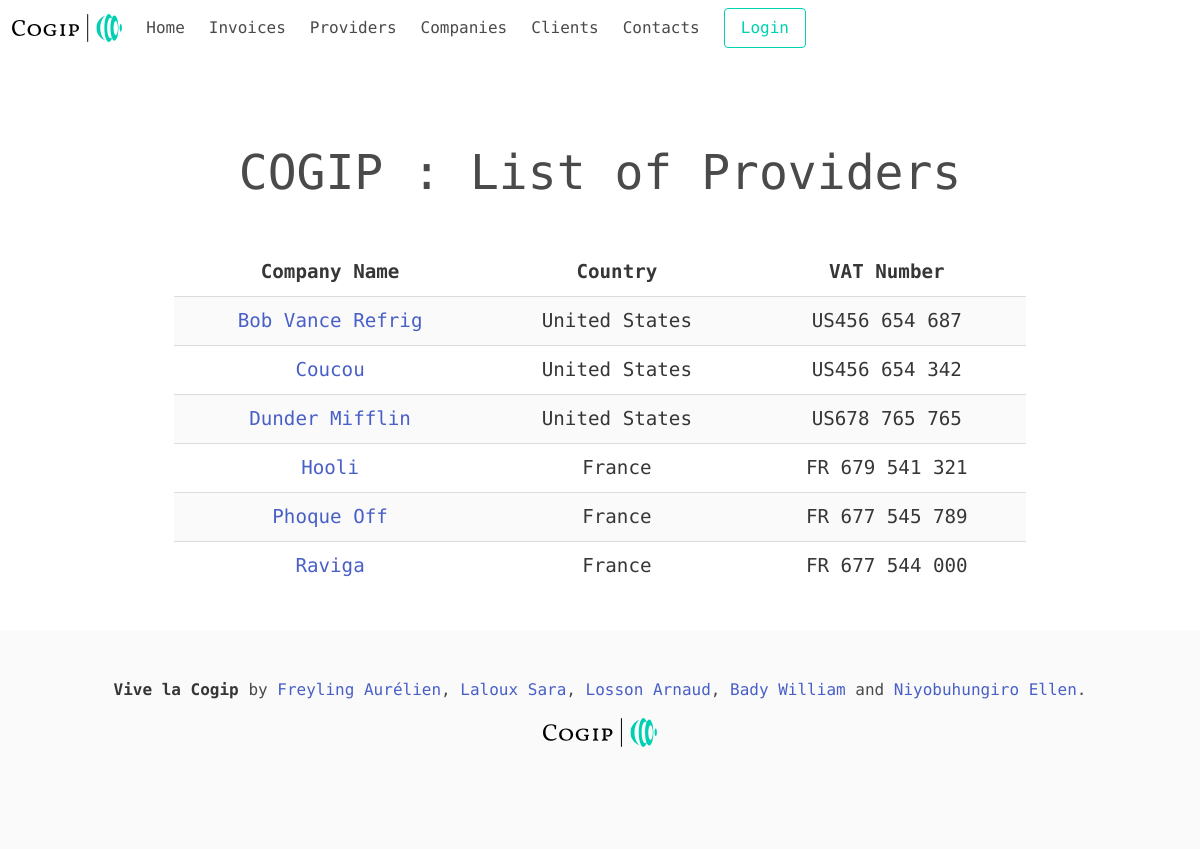
Page /index.php?route=providers on the committed database.
### tables this page shows
CREATE TABLE IF NOT EXISTS `companies` (
  `id` int(11) NOT NULL AUTO_INCREMENT,
  `name` varchar(255) NOT NULL,
  `country` varchar(255) NOT NULL,
  `VAT_number` varchar(255) NOT NULL,
  `type_id` int(11) DEFAULT NULL,
  PRIMARY KEY (`id`),
  KEY `type_id` (`type_id`)
);

### controllers/ProviderController.php (called while the page is built, shortened)
<?php
require 'models/providerModel.php';
class ProviderController
{
    public function displayAllProviders($pdo)
    {
        $providers = new Providers($pdo);
        $list = $providers->getAllProviders();
        require 'views/provider.php';
    }
}

### models/providerModel.php (called while the page is built, shortened)
<?php
   class Providers
   {
       private $connexion;
       public function __construct(\PDO $pdo)
       {
           $this->connexion = $pdo;
       }
       public function getAllProviders()
       {
           return $this->connexion->query("SELECT c.id, c.name, c.country, c.VAT_number, t.type
           FROM companies as c
           LEFT JOIN types as t ON t.id = c.type_id
           WHERE t.type='Provider'
           ORDER BY c.name ASC  ")->fetchAll();
       }
   }

### views/provider.php (the view, shortened to what this page needs)
<?php
require 'views/header.php';
?>
<main class="container is-fluid main-container">
    <section class="level">
        <h1 class="level-item has-text-centered">
            COGIP : List of Providers
        </h1>
    </section>
    <article class="level-item has-text-centered">
        <table class='invoicesTable table is-striped'>
            <tr>
                <th> Company Name</th>
                <th> Country </th>
                <th> VAT Number</th>
            </tr>
            <?php
            foreach ($list as $test) {
                echo "<tr>";
                echo "<td>" . "<a href='index.php?route=singleSupplier&id=" . $test['id'] . "'>" . $test['name'] . "</a>" . "</td>";
                echo "<td>" . $test['country'] . "</td>";
                echo "<td>" . $test['VAT_number'] . "</td>";
                echo "</tr>";
            }
            ?>
        </table>
    </article>
</main>
<?php
require 'views/footer.php'; ?>

### assets/css/style.css (style rules this page uses)
a { font-family: 'M PLUS 1 Code', sans-serif; }
.main-container { height: auto; }
.main-container section h1 { font-family: 'M PLUS 1 Code', sans-serif; margin-top: 10vh; font-size: 3rem; }
.main-container article { -webkit-box-orient: vertical; -webkit-box-direction: normal; -ms-flex-direction: column; flex-direction: column; font-family: 'M PLUS 1 Code', sans-serif; margin-top: 5vh; font-size: 1.2rem; }
.invoicesTable { width: 75%; height: auto; font-family: 'M PLUS 1 Code', sans-serif; }

### rows in the picture
companies: name "Bob Vance Refrig", country "United States", VAT_number "US456 654 687"
companies: name "Coucou", country "United States", VAT_number "US456 654 342"
companies: name "Dunder Mifflin", country "United States", VAT_number "US678 765 765"
companies: name "Hooli", country "France", VAT_number "FR 679 541 321"
companies: name "Phoque Off", country "France", VAT_number "FR 677 545 789"
companies: name "Raviga", country "France", VAT_number "FR 677 544 000"
